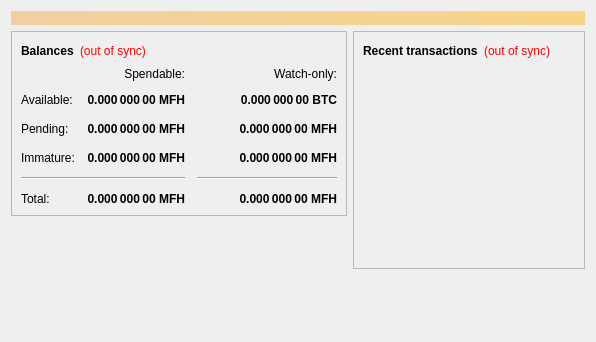
<?xml version="1.0" encoding="UTF-8"?>
<ui version="4.0">
 <class>OverviewPage</class>
 <widget class="QWidget" name="OverviewPage">
  <property name="geometry">
   <rect>
    <x>0</x>
    <y>0</y>
    <width>596</width>
    <height>342</height>
   </rect>
  </property>
  <property name="windowTitle">
   <string>Form</string>
  </property>
  <layout class="QVBoxLayout" name="topLayout">
   <item>
    <widget class="QLabel" name="labelAlerts">
     <property name="visible">
      <bool>false</bool>
     </property>
     <property name="styleSheet">
      <string notr="true">background-color: qlineargradient(x1: 0, y1: 0, x2: 1, y2: 0, stop:0 #F0D0A0, stop:1 #F8D488); color:#000000;</string>
     </property>
     <property name="wordWrap">
      <bool>true</bool>
     </property>
     <property name="margin">
      <number>3</number>
     </property>
    </widget>
   </item>
   <item>
    <layout class="QHBoxLayout" name="horizontalLayout" stretch="1,1">
     <item>
      <layout class="QVBoxLayout" name="verticalLayout_2">
       <item>
        <widget class="QFrame" name="frame">
         <property name="frameShape">
          <enum>QFrame::StyledPanel</enum>
         </property>
         <property name="frameShadow">
          <enum>QFrame::Raised</enum>
         </property>
         <layout class="QVBoxLayout" name="verticalLayout_4">
          <item>
           <layout class="QHBoxLayout" name="horizontalLayout_4">
            <item>
             <widget class="QLabel" name="label_5">
              <property name="font">
               <font>
                <weight>75</weight>
                <bold>true</bold>
               </font>
              </property>
              <property name="text">
               <string>Balances</string>
              </property>
             </widget>
            </item>
            <item>
             <widget class="QLabel" name="labelWalletStatus">
              <property name="cursor">
               <cursorShape>WhatsThisCursor</cursorShape>
              </property>
              <property name="toolTip">
               <string>The displayed information may be out of date. Your wallet automatically synchronizes with the Mfhcoin network after a connection is established, but this process has not completed yet.</string>
              </property>
              <property name="styleSheet">
               <string notr="true">QLabel { color: red; }</string>
              </property>
              <property name="text">
               <string notr="true">(out of sync)</string>
              </property>
              <property name="alignment">
               <set>Qt::AlignLeading|Qt::AlignLeft|Qt::AlignVCenter</set>
              </property>
             </widget>
            </item>
            <item>
             <spacer name="horizontalSpacer_3">
              <property name="orientation">
               <enum>Qt::Horizontal</enum>
              </property>
              <property name="sizeHint" stdset="0">
               <size>
                <width>40</width>
                <height>20</height>
               </size>
              </property>
             </spacer>
            </item>
           </layout>
          </item>
          <item>
           <layout class="QGridLayout" name="gridLayout">
            <property name="spacing">
             <number>12</number>
            </property>
            <item row="2" column="2">
             <widget class="QLabel" name="labelWatchPending">
              <property name="font">
               <font>
                <weight>75</weight>
                <bold>true</bold>
               </font>
              </property>
              <property name="cursor">
               <cursorShape>IBeamCursor</cursorShape>
              </property>
              <property name="toolTip">
               <string>Unconfirmed transactions to watch-only addresses</string>
              </property>
              <property name="text">
               <string notr="true">0.000 000 00 MFH</string>
              </property>
              <property name="alignment">
               <set>Qt::AlignRight|Qt::AlignTrailing|Qt::AlignVCenter</set>
              </property>
              <property name="textInteractionFlags">
               <set>Qt::LinksAccessibleByMouse|Qt::TextSelectableByKeyboard|Qt::TextSelectableByMouse</set>
              </property>
             </widget>
            </item>
            <item row="2" column="1">
             <widget class="QLabel" name="labelUnconfirmed">
              <property name="font">
               <font>
                <weight>75</weight>
                <bold>true</bold>
               </font>
              </property>
              <property name="cursor">
               <cursorShape>IBeamCursor</cursorShape>
              </property>
              <property name="toolTip">
               <string>Total of transactions that have yet to be confirmed, and do not yet count toward the spendable balance</string>
              </property>
              <property name="text">
               <string notr="true">0.000 000 00 MFH</string>
              </property>
              <property name="alignment">
               <set>Qt::AlignRight|Qt::AlignTrailing|Qt::AlignVCenter</set>
              </property>
              <property name="textInteractionFlags">
               <set>Qt::LinksAccessibleByMouse|Qt::TextSelectableByKeyboard|Qt::TextSelectableByMouse</set>
              </property>
             </widget>
            </item>
            <item row="3" column="2">
             <widget class="QLabel" name="labelWatchImmature">
              <property name="font">
               <font>
                <weight>75</weight>
                <bold>true</bold>
               </font>
              </property>
              <property name="cursor">
               <cursorShape>IBeamCursor</cursorShape>
              </property>
              <property name="toolTip">
               <string>Mined balance in watch-only addresses that has not yet matured</string>
              </property>
              <property name="text">
               <string notr="true">0.000 000 00 MFH</string>
              </property>
              <property name="alignment">
               <set>Qt::AlignRight|Qt::AlignTrailing|Qt::AlignVCenter</set>
              </property>
              <property name="textInteractionFlags">
               <set>Qt::LinksAccessibleByMouse|Qt::TextSelectableByKeyboard|Qt::TextSelectableByMouse</set>
              </property>
             </widget>
            </item>
            <item row="4" column="0" colspan="2">
             <widget class="Line" name="line">
              <property name="orientation">
               <enum>Qt::Horizontal</enum>
              </property>
             </widget>
            </item>
            <item row="4" column="2">
             <widget class="Line" name="lineWatchBalance">
              <property name="sizePolicy">
               <sizepolicy hsizetype="Preferred" vsizetype="Fixed">
                <horstretch>0</horstretch>
                <verstretch>0</verstretch>
               </sizepolicy>
              </property>
              <property name="minimumSize">
               <size>
                <width>140</width>
                <height>0</height>
               </size>
              </property>
              <property name="orientation">
               <enum>Qt::Horizontal</enum>
              </property>
             </widget>
            </item>
            <item row="5" column="0">
             <widget class="QLabel" name="labelTotalText">
              <property name="text">
               <string>Total:</string>
              </property>
             </widget>
            </item>
            <item row="3" column="1">
             <widget class="QLabel" name="labelImmature">
              <property name="font">
               <font>
                <weight>75</weight>
                <bold>true</bold>
               </font>
              </property>
              <property name="cursor">
               <cursorShape>IBeamCursor</cursorShape>
              </property>
              <property name="toolTip">
               <string>Mined balance that has not yet matured</string>
              </property>
              <property name="text">
               <string notr="true">0.000 000 00 MFH</string>
              </property>
              <property name="alignment">
               <set>Qt::AlignRight|Qt::AlignTrailing|Qt::AlignVCenter</set>
              </property>
              <property name="textInteractionFlags">
               <set>Qt::LinksAccessibleByMouse|Qt::TextSelectableByKeyboard|Qt::TextSelectableByMouse</set>
              </property>
             </widget>
            </item>
            <item row="2" column="3">
             <spacer name="horizontalSpacer_2">
              <property name="orientation">
               <enum>Qt::Horizontal</enum>
              </property>
              <property name="sizeHint" stdset="0">
               <size>
                <width>40</width>
                <height>20</height>
               </size>
              </property>
             </spacer>
            </item>
            <item row="3" column="0">
             <widget class="QLabel" name="labelImmatureText">
              <property name="text">
               <string>Immature:</string>
              </property>
             </widget>
            </item>
            <item row="5" column="1">
             <widget class="QLabel" name="labelTotal">
              <property name="font">
               <font>
                <weight>75</weight>
                <bold>true</bold>
               </font>
              </property>
              <property name="cursor">
               <cursorShape>IBeamCursor</cursorShape>
              </property>
              <property name="toolTip">
               <string>Your current total balance</string>
              </property>
              <property name="text">
               <string notr="true">0.000 000 00 MFH</string>
              </property>
              <property name="alignment">
               <set>Qt::AlignRight|Qt::AlignTrailing|Qt::AlignVCenter</set>
              </property>
              <property name="textInteractionFlags">
               <set>Qt::LinksAccessibleByMouse|Qt::TextSelectableByKeyboard|Qt::TextSelectableByMouse</set>
              </property>
             </widget>
            </item>
            <item row="5" column="2">
             <widget class="QLabel" name="labelWatchTotal">
              <property name="font">
               <font>
                <weight>75</weight>
                <bold>true</bold>
               </font>
              </property>
              <property name="cursor">
               <cursorShape>IBeamCursor</cursorShape>
              </property>
              <property name="toolTip">
               <string>Current total balance in watch-only addresses</string>
              </property>
              <property name="text">
               <string notr="true">0.000 000 00 MFH</string>
              </property>
              <property name="alignment">
               <set>Qt::AlignRight|Qt::AlignTrailing|Qt::AlignVCenter</set>
              </property>
              <property name="textInteractionFlags">
               <set>Qt::LinksAccessibleByMouse|Qt::TextSelectableByKeyboard|Qt::TextSelectableByMouse</set>
              </property>
             </widget>
            </item>
            <item row="0" column="2">
             <widget class="QLabel" name="labelWatchonly">
              <property name="text">
               <string>Watch-only:</string>
              </property>
              <property name="alignment">
               <set>Qt::AlignRight|Qt::AlignTrailing|Qt::AlignVCenter</set>
              </property>
             </widget>
            </item>
            <item row="1" column="0">
             <widget class="QLabel" name="labelBalanceText">
              <property name="text">
               <string>Available:</string>
              </property>
             </widget>
            </item>
            <item row="1" column="1">
             <widget class="QLabel" name="labelBalance">
              <property name="font">
               <font>
                <weight>75</weight>
                <bold>true</bold>
               </font>
              </property>
              <property name="cursor">
               <cursorShape>IBeamCursor</cursorShape>
              </property>
              <property name="toolTip">
               <string>Your current spendable balance</string>
              </property>
              <property name="text">
               <string notr="true">0.000 000 00 MFH</string>
              </property>
              <property name="alignment">
               <set>Qt::AlignRight|Qt::AlignTrailing|Qt::AlignVCenter</set>
              </property>
              <property name="textInteractionFlags">
               <set>Qt::LinksAccessibleByMouse|Qt::TextSelectableByKeyboard|Qt::TextSelectableByMouse</set>
              </property>
             </widget>
            </item>
            <item row="1" column="2">
             <widget class="QLabel" name="labelWatchAvailable">
              <property name="font">
               <font>
                <weight>75</weight>
                <bold>true</bold>
               </font>
              </property>
              <property name="cursor">
               <cursorShape>IBeamCursor</cursorShape>
              </property>
              <property name="toolTip">
               <string>Your current balance in watch-only addresses</string>
              </property>
              <property name="text">
               <string notr="true">0.000 000 00 BTC</string>
              </property>
              <property name="alignment">
               <set>Qt::AlignRight|Qt::AlignTrailing|Qt::AlignVCenter</set>
              </property>
              <property name="textInteractionFlags">
               <set>Qt::LinksAccessibleByMouse|Qt::TextSelectableByKeyboard|Qt::TextSelectableByMouse</set>
              </property>
             </widget>
            </item>
            <item row="2" column="0">
             <widget class="QLabel" name="labelPendingText">
              <property name="text">
               <string>Pending:</string>
              </property>
             </widget>
            </item>
            <item row="0" column="1">
             <widget class="QLabel" name="labelSpendable">
              <property name="text">
               <string>Spendable:</string>
              </property>
              <property name="alignment">
               <set>Qt::AlignRight|Qt::AlignTrailing|Qt::AlignVCenter</set>
              </property>
             </widget>
            </item>
           </layout>
          </item>
         </layout>
        </widget>
       </item>
       <item>
        <spacer name="verticalSpacer">
         <property name="orientation">
          <enum>Qt::Vertical</enum>
         </property>
         <property name="sizeHint" stdset="0">
          <size>
           <width>20</width>
           <height>40</height>
          </size>
         </property>
        </spacer>
       </item>
      </layout>
     </item>
     <item>
      <layout class="QVBoxLayout" name="verticalLayout_3">
       <item>
        <widget class="QFrame" name="frame_2">
         <property name="frameShape">
          <enum>QFrame::StyledPanel</enum>
         </property>
         <property name="frameShadow">
          <enum>QFrame::Raised</enum>
         </property>
         <layout class="QVBoxLayout" name="verticalLayout">
          <item>
           <layout class="QHBoxLayout" name="horizontalLayout_2">
            <item>
             <widget class="QLabel" name="label_4">
              <property name="font">
               <font>
                <weight>75</weight>
                <bold>true</bold>
               </font>
              </property>
              <property name="text">
               <string>Recent transactions</string>
              </property>
             </widget>
            </item>
            <item>
             <widget class="QLabel" name="labelTransactionsStatus">
              <property name="cursor">
               <cursorShape>WhatsThisCursor</cursorShape>
              </property>
              <property name="toolTip">
               <string>The displayed information may be out of date. Your wallet automatically synchronizes with the Mfhcoin network after a connection is established, but this process has not completed yet.</string>
              </property>
              <property name="styleSheet">
               <string notr="true">QLabel { color: red; }</string>
              </property>
              <property name="text">
               <string notr="true">(out of sync)</string>
              </property>
              <property name="alignment">
               <set>Qt::AlignRight|Qt::AlignTrailing|Qt::AlignVCenter</set>
              </property>
             </widget>
            </item>
            <item>
             <spacer name="horizontalSpacer">
              <property name="orientation">
               <enum>Qt::Horizontal</enum>
              </property>
              <property name="sizeHint" stdset="0">
               <size>
                <width>40</width>
                <height>20</height>
               </size>
              </property>
             </spacer>
            </item>
           </layout>
          </item>
          <item>
           <widget class="QListView" name="listTransactions">
            <property name="styleSheet">
             <string notr="true">QListView { background: transparent; }</string>
            </property>
            <property name="frameShape">
             <enum>QFrame::NoFrame</enum>
            </property>
            <property name="verticalScrollBarPolicy">
             <enum>Qt::ScrollBarAlwaysOff</enum>
            </property>
            <property name="horizontalScrollBarPolicy">
             <enum>Qt::ScrollBarAlwaysOff</enum>
            </property>
            <property name="selectionMode">
             <enum>QAbstractItemView::NoSelection</enum>
            </property>
           </widget>
          </item>
         </layout>
        </widget>
       </item>
       <item>
        <spacer name="verticalSpacer_2">
         <property name="orientation">
          <enum>Qt::Vertical</enum>
         </property>
         <property name="sizeHint" stdset="0">
          <size>
           <width>20</width>
           <height>40</height>
          </size>
         </property>
        </spacer>
       </item>
      </layout>
     </item>
    </layout>
   </item>
  </layout>
 </widget>
 <resources/>
 <connections/>
</ui>
